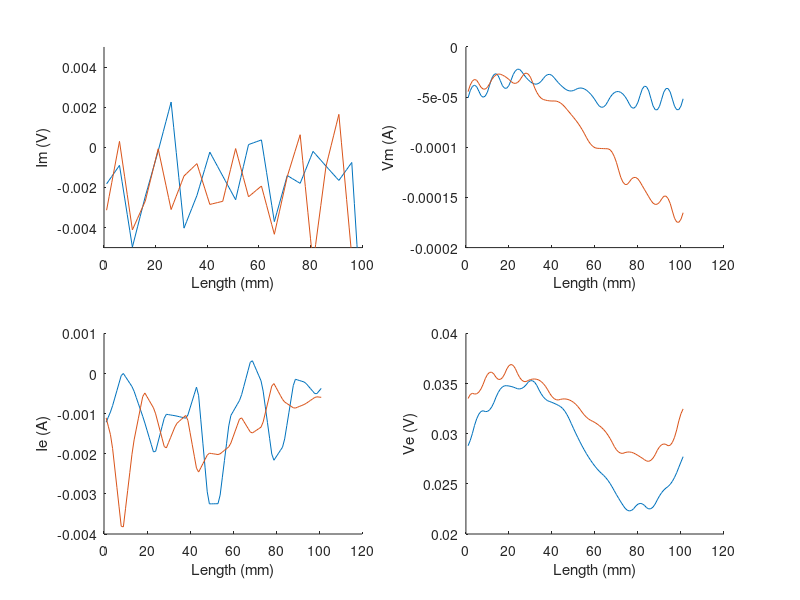

Write the MATLAB code that produced this figure.
clc;clear all;
f=fopen('SpaceEvolution.txt');
l=fgetl(f);
i=1;
while ischar(l)
    %%disp(l);
    text{i}=l;
    data{i}=sscanf(text{i},'%f , %f , %f , %f , %f , %f , %f , %f');
    A1(i)=data{i}(1);
    A2(i)=data{i}(2);
    A3(i)=data{i}(3);
    A4(i)=data{i}(4);
    A5(i)=data{i}(5);
    A6(i)=data{i}(6);
    A7(i)=data{i}(7);
    A8(i)=data{i}(8);
    l=fgetl(f);
    i=i+1;
end

hold on;

% subplot(2,2,1)
% hold on;plot(A1);plot(A2);%Im
% subplot(2,2,2)
% hold on;plot(A3);plot(A4);%Vm
% subplot(2,2,3)
% hold on;plot(A5);plot(A6);%Ie
% subplot(2,2,4)
% hold on;plot(A7);plot(A8);%Ve

subplot(2,2,1)
hold on;plot(A1);plot(A2);
ylabel('Im (V)');
xlabel('Length (mm)');
axis([0 100 -5e-3 5e-3]);
subplot(2,2,2)
hold on;plot(A3);plot(A4);%Vm
ylabel('Vm (A)');
xlabel('Length (mm)');
subplot(2,2,3)
hold on;plot(A5);plot(A6);%Ie
ylabel('Ie (A)');
xlabel('Length (mm)');
subplot(2,2,4)
hold on;plot(A7);plot(A8);%Ve
ylabel('Ve (V)');
xlabel('Length (mm)');
